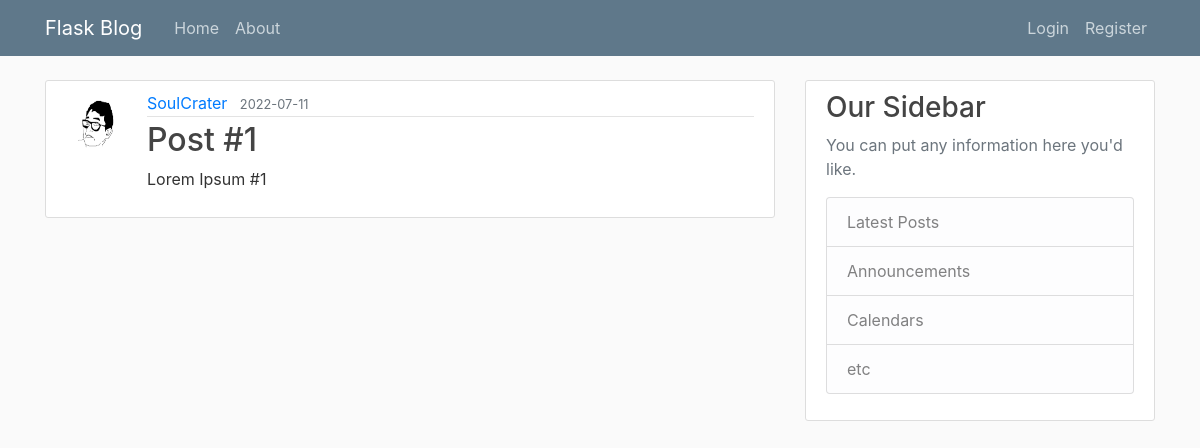
/post/1, run on the app's committed database.
### flaskblog/models.py (models this page shows, shortened)
class User(db.Model, UserMixin):
    id = db.Column(db.Integer, primary_key = True)
    username = db.Column(db.String(20), unique=True, nullable=False)
    email = db.Column(db.String(120), unique=True, nullable=False)
    image_file = db.Column(db.String(20), nullable=False, default='default.png')
    password = db.Column(db.String(60), nullable=False)
    posts = db.relationship('Post', backref='author', lazy=True)

class Post(db.Model):
    id = db.Column(db.Integer, primary_key=True)
    title = db.Column(db.String(100), nullable=False)
    date_posted = db.Column(db.DateTime, nullable=False, default=datetime.utcnow) # passing in the datetime.utcnow function instead of a call to the function.
    content = db.Column(db.Text, nullable=False)
    user_id = db.Column(db.Integer, db.ForeignKey('user.id'), nullable = False)

### flaskblog/routes.py (the view)
@app.route("/post/<int:post_id>")
def View_Post(post_id):
    post = Post.query.get_or_404(post_id)
    return render_template('post.html', title=post.title, post=post, legend = 'Create Post')

### flaskblog/templates/post.html (shortened to what this page needs)
{% extends "layout.html" %}
    {% block content %}
        <article class="media content-section">
            <img class="rounded-circle article-img" src="{{ url_for('static', filename='profile-pics/' + post.author.image_file) }}">
            <div class="media-body">
                <div class="article-metadata">
                    <a class="mr-2" href="{{ url_for('User_Post', username=post.author.username) }}">{{ post.author.username }}</a>
                    <small class="text-muted">{{ post.date_posted.strftime('%Y-%m-%d') }}</small>
                </div>
                <h2><a class="article-title">{{ post.title }}</a></h2>
                <p class="article-content">{{ post.content }}</p>
            </div>
        </article>
    {% endblock content %}}

### flaskblog/static/main.css (style rules this page uses)
body { background: #fafafa; color: #333333; margin-top: 5rem; }
h1, h2, h3, h4, h5, h6 { color: #444444; }
.content-section { background: #ffffff; padding: 10px 20px; border: 1px solid #dddddd; border-radius: 3px; margin-bottom: 20px; }
.article-title { color: #444444; }
.article-content { white-space: pre-line; }
.article-img { height: 65px; width: 65px; margin-right: 16px; }
.article-metadata { padding-bottom: 1px; margin-bottom: 4px; border-bottom: 1px solid #e3e3e3 }

### data on the page
User: image_file (placeholder picture), author.username "SoulCrater"
Post: date_posted "2022-07-11", title "Post #1", content "Lorem Ipsum #1"
